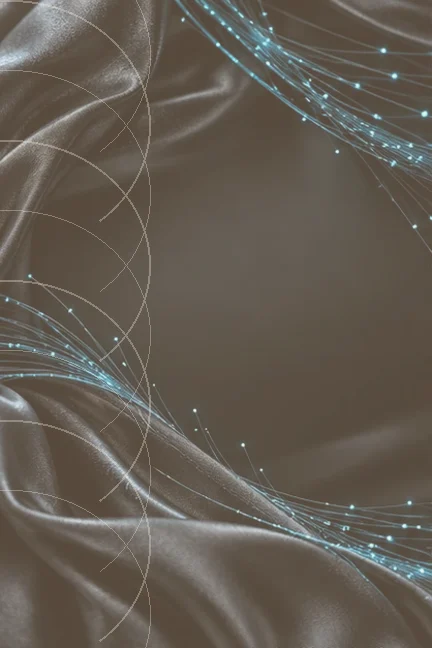
#> input picture media/aura/fashion-curated/common-03-ivory.webp, 432 x 648 px
$ python -i aura_geometry_fluid.py   (imports and definitions only)
#> lines starting #> are read from the running program, lines starting #| are printed output that depends on the picture; after the words box and inside, x2 and y2 are one past the last pixel; in counts of white or black regions, pixels touching at a corner belong together
#!/usr/bin/env python3
"""
Fashion AI — Aura Geometry: isola a geometria de destaque e gera a animação fluida.

Para cada arte em /public/aura/geometry/<colecao>/<id>/:
  original.png   captura original (criada na primeira execução a partir de imagem.png)
  imagem.png     geometria isolada, fundo transparente (usada como thumbnail/still)
  animacao_10s.gif  loop de 10 s em que a geometria se move sobre a superfície como um fluido

Limpeza (etapa 1 — ver clean()):
  • remove a moldura cinza da captura e o papel do pôster (cor de fundo, inclusive dentro dos anéis);
  • remove títulos, legendas, logotipos e assinaturas (componentes pequenos/escuros nas faixas superior e inferior);
  • remove sobreposições de rede social: contador "N/10", ícone de mudo, ícone de compartilhar,
    balão de corações e foto de perfil (heurísticas de forma/cor + aura_geometry_overrides.json).

Animação (etapa 2 — ver fluid_frames()):
  • domain warp com ruído periódico em (x, y, t): o campo de deslocamento evolui e viaja pela
    superfície, o que faz as formas escorrerem como líquido; loop perfeito de 10 s;
  • respiração de escala e leve rotação, como a câmera do vídeo de referência.

Uso:
    pip install pillow numpy scipy
    python3 scripts/assets/aura_geometry_fluid.py                 # tudo
    python3 scripts/assets/aura_geometry_fluid.py --only grafica/a016 gradientes/a001_coins
    python3 scripts/assets/aura_geometry_fluid.py --stills-only   # só imagem.png (revisão rápida)
    python3 scripts/assets/aura_geometry_fluid.py --sheet out.png # folha de contato das geometrias limpas
"""
from __future__ import annotations

import argparse
import hashlib
import json
import os
import sys
from pathlib import Path

import numpy as np
from PIL import Image
from scipy import ndimage as ndi

ROOT = Path(__file__).resolve().parents[2]
GEOMETRY = ROOT / "public" / "aura" / "geometry"
OVERRIDES = Path(__file__).with_name("aura_geometry_overrides.json")

FPS = 10            # quadros por segundo do GIF (delay 100 ms, como os arquivos originais)
SECONDS = 10        # duração do loop
FRAMES = FPS * SECONDS

# ----------------------------------------------------------------------------------------------
# utilidades
# ----------------------------------------------------------------------------------------------

def dist(a: np.ndarray, c) -> np.ndarray:
    """Distância euclidiana RGB (0..441) de cada pixel à cor c."""
    return np.sqrt(((a - np.asarray(c, dtype=np.float32)) ** 2).sum(-1))


def components(mask: np.ndarray):
    lab, n = ndi.label(mask)
    if n == 0:
        return lab, []
    objs = ndi.find_objects(lab)
    out = []
    for i, sl in enumerate(objs, start=1):
        if sl is None:
            continue
        m = lab[sl] == i
        out.append({"id": i, "slice": sl, "area": int(m.sum()), "y0": sl[0].start, "y1": sl[0].stop, "x0": sl[1].start, "x1": sl[1].stop})
    return lab, out


def stats(a: np.ndarray, lab: np.ndarray, c: dict):
    sl = c["slice"]
    m = lab[sl] == c["id"]
    px = a[sl][m]
    mean = px.mean(0)
    lum = (0.299 * px[:, 0] + 0.587 * px[:, 1] + 0.114 * px[:, 2])
    sat = px.max(1) - px.min(1)
    white = float((px.min(1) > 205).mean())
    std = float(px.std(0).mean())
    h, w = m.shape
    return {
        "mean": mean, "lum": float(lum.mean()), "sat": float(sat.mean()), "white": white, "std": std,
        "fill": c["area"] / float(h * w), "aspect": w / float(h), "w": w, "h": h,
    }


# ----------------------------------------------------------------------------------------------
# etapa 1 — isolar a geometria
# ----------------------------------------------------------------------------------------------

def strip_frame(a: np.ndarray) -> np.ndarray:
    """Remove a moldura cinza de 1–3 px da captura, replicando a linha interna mais próxima."""
    a = a.copy()
    H, W = a.shape[:2]
    for _ in range(3):
        for side in ("t", "b", "l", "r"):
            for k in range(3):
                if side == "t": e, i = a[k], a[k + 3]
                elif side == "b": e, i = a[H - 1 - k], a[H - 4 - k]
                elif side == "l": e, i = a[:, k], a[:, k + 3]
                else: e, i = a[:, W - 1 - k], a[:, W - 4 - k]
                if np.median(np.sqrt(((e - i) ** 2).sum(-1))) > 18:
                    if side == "t": a[: k + 1] = a[k + 1]
                    elif side == "b": a[H - 1 - k:] = a[H - 2 - k]
                    elif side == "l": a[:, : k + 1] = a[:, k + 1: k + 2]
                    else: a[:, W - 1 - k:] = a[:, W - 2 - k: W - 1 - k]
    return a


def overlay_boxes(a: np.ndarray, opt: dict) -> list[tuple[int, int, int, int]]:
    """Caixas (x0, y0, x1, y1) das sobreposições da rede social: compartilhar, foto de perfil, corações, N/10, mudo."""
    H, W = a.shape[:2]
    area = float(H * W)
    r, g, b = a[..., 0], a[..., 1], a[..., 2]
    boxes = []
    # ícone de compartilhar (círculo violeta) + foto de perfil logo acima/à esquerda
    share = (b > 200) & (r > 80) & (r < 175) & (g < 115) & (b - r > 70) & (r - g > 25)
    lab, comps = components(share)
    shares = []
    for c in comps:
        h, w = c["y1"] - c["y0"], c["x1"] - c["x0"]
        if c["area"] >= max(12, 0.0006 * area) and 0.6 <= w / max(h, 1) <= 1.6 and w < 0.3 * W:
            filled = ndi.binary_fill_holes(lab[c["slice"]] == c["id"])
            if filled.sum() / float(h * w) > 0.55:
                shares.append(c)
    for c in shares:
        d = max(c["x1"] - c["x0"], c["y1"] - c["y0"])
        cx, cy = (c["x0"] + c["x1"]) / 2, (c["y0"] + c["y1"]) / 2
        boxes.append((c["x0"] - 0.2 * d, c["y0"] - 0.2 * d, c["x1"] + 0.2 * d, c["y1"] + 0.2 * d))
        # a foto de perfil (≈ 1,6× o ícone) fica acima e à esquerda do ícone
        boxes.append((cx - 1.55 * d, cy - 1.8 * d, cx + 0.9 * d, cy + 0.4 * d))
    # corações vermelhos em par (dentro do balão claro)
    red = (r > 200) & (g < 95) & (b < 105)
    lab, comps = components(red)
    hearts = []
    light = (a.min(-1) > 195) & (a.max(-1) - a.min(-1) < 45)

    # [7 lines left out: function bubble, not called in this run]

    for c in comps:
        h, w = c["y1"] - c["y0"], c["x1"] - c["x0"]
        if c["area"] >= 10 and w < 0.25 * W and c["area"] / float(h * w) > 0.45:
            asp = w / max(h, 1)
            if 1.7 <= asp <= 2.8 and bubble(c["x0"], c["y0"], c["x1"], c["y1"], 0.35 * h):
                hw = w / 2.0
                boxes.append((c["x0"] - 0.75 * hw, c["y0"] - 0.6 * hw, c["x1"] + 0.75 * hw, c["y1"] + 0.6 * hw))
            elif 0.7 <= asp <= 1.5:
                hearts.append(c)
    used = set()
    for i, c in enumerate(hearts):
        for c2 in hearts[i + 1:]:
            hw = c["x1"] - c["x0"]
            if abs(c["y0"] - c2["y0"]) < 0.35 * (c["y1"] - c["y0"]) and abs(c["x0"] - c2["x0"]) < 2.0 * hw and abs(hw - (c2["x1"] - c2["x0"])) < 0.35 * hw:
                x0, x1 = min(c["x0"], c2["x0"]), max(c["x1"], c2["x1"])
                y0, y1 = min(c["y0"], c2["y0"]), max(c["y1"], c2["y1"])
                if bubble(x0, y0, x1, y1, 0.35 * hw):
                    used |= {c["id"], c2["id"]}
                    boxes.append((x0 - 0.75 * hw, y0 - 0.6 * hw, x1 + 0.75 * hw, y1 + 0.6 * hw))
    # coração único grande num balão (sem par): só quando há ícone de compartilhar na imagem
    if shares:
        for c in hearts:
            if c["id"] not in used and bubble(c["x0"], c["y0"], c["x1"], c["y1"], 0.5 * (c["x1"] - c["x0"])):
                hw = c["x1"] - c["x0"]
                boxes.append((c["x0"] - 0.8 * hw, c["y0"] - 0.7 * hw, c["x1"] + 0.8 * hw, c["y1"] + 0.7 * hw))
    # pílula "N/10" e círculo de mudo/som: cinza semitransparente com glifo branco, perto dos cantos
    sat = a.max(-1) - a.min(-1)
    lum = 0.299 * r + 0.587 * g + 0.114 * b
    grey = (sat < 55) & (lum > 40) & (lum < 165)
    grey = ndi.binary_opening(grey, iterations=1)
    lab, comps = components(grey)
    for c in comps:
        h, w = c["y1"] - c["y0"], c["x1"] - c["x0"]
        frac = c["area"] / area
        if not (0.002 <= frac <= 0.12 and 0.7 <= w / max(h, 1) <= 2.8 and w <= 0.65 * W and h <= 0.3 * H):
            continue
        cy = (c["y0"] + c["y1"]) / 2 / H
        if 0.3 < cy < 0.7:
            continue
        m = lab[c["slice"]] == c["id"]
        filled = ndi.binary_fill_holes(m)
        holes = filled & ~m
        if filled.sum() / float(h * w) < 0.62 or holes.sum() < 0.04 * filled.sum():
            continue
        hole_px = a[c["slice"]][holes]
        if (hole_px.min(-1) > 170).mean() < 0.4:
            continue
        g_px = a[c["slice"]][m]
        if g_px.std(0).mean() > 30:
            continue
        pad = 0.12 * max(h, w)
        boxes.append((c["x0"] - pad, c["y0"] - pad, c["x1"] + pad, c["y1"] + pad))
    # glifo branco dentro de um selo escuro: dígitos do contador "N/10", alto-falante do mudo/som
    white = (a.min(-1) > 215) & (sat < 40)
    labw, wcomps = components(white)
    dark = (lum < 150) & (sat < 75)
    for c in wcomps:
        h, w = c["y1"] - c["y0"], c["x1"] - c["x0"]
        if not (0.018 * H <= h <= 0.09 * H and w <= 0.35 * W and c["area"] >= 6):
            continue
        pad = max(2, int(0.35 * h))
        Y0, Y1, X0, X1 = max(0, c["y0"] - pad), min(H, c["y1"] + pad), max(0, c["x0"] - pad), min(W, c["x1"] + pad)
        ring = np.ones((Y1 - Y0, X1 - X0), bool)
        ring[c["y0"] - Y0:c["y1"] - Y0, c["x0"] - X0:c["x1"] - X0] = False
        if ring.sum() == 0:
            continue
        rl, rs = lum[Y0:Y1, X0:X1][ring], sat[Y0:Y1, X0:X1][ring]
        if rl.mean() > 125 or rs.mean() > 60 or (rl < 150).mean() < 0.7:
            continue
        # região escura conectada ao redor do glifo, limitada a uma janela de 3,6 h
        win = int(1.8 * h) + pad
        WY0, WY1, WX0, WX1 = max(0, c["y0"] - win), min(H, c["y1"] + win), max(0, c["x0"] - win), min(W, c["x1"] + win)
        sub = dark[WY0:WY1, WX0:WX1] | ndi.binary_dilation(labw[WY0:WY1, WX0:WX1] == c["id"], iterations=2)
        labd, _ = ndi.label(sub)
        seed = labd[c["y0"] - WY0 + h // 2, c["x0"] - WX0 + w // 2]
        if seed == 0:
            continue
        reg = labd == seed
        ys, xs = np.where(reg)
        by0, by1, bx0, bx1 = ys.min(), ys.max() + 1, xs.min(), xs.max() + 1
        # o selo é fechado: não pode encostar na janela (a não ser que a janela seja a borda da imagem)
        touches = (by0 == 0 and WY0 > 0) + (by1 == WY1 - WY0 and WY1 < H) + (bx0 == 0 and WX0 > 0) + (bx1 == WX1 - WX0 and WX1 < W)
        if touches > 0 or reg.sum() / float((by1 - by0) * (bx1 - bx0)) < 0.55:
            continue
        if (by1 - by0) < 1.3 * h or (bx1 - bx0) > 6 * h:
            continue
        m = 0.1 * max(by1 - by0, bx1 - bx0)
        boxes.append((WX0 + bx0 - m, WY0 + by0 - m, WX0 + bx1 + m, WY0 + by1 + m))
    boxes += [tuple(bx) for bx in opt.get("inpaint", [])]
    out = []
    for x0, y0, x1, y1 in boxes:
        out.append((max(0, int(x0)), max(0, int(y0)), min(W, int(np.ceil(x1))), min(H, int(np.ceil(y1)))))
    return out


def inpaint(a: np.ndarray, boxes, papers, T: float) -> np.ndarray:
    """Apaga as caixas: se a moldura ao redor é papel, vira papel (depois transparente); senão, inpaint."""
    import cv2
    if not boxes:
        return a
    H, W = a.shape[:2]
    a = a.copy()
    mask = np.zeros((H, W), np.uint8)
    for x0, y0, x1, y1 in boxes:
        X0, Y0, X1, Y1 = max(0, x0 - 3), max(0, y0 - 3), min(W, x1 + 3), min(H, y1 + 3)
        ring = np.ones((Y1 - Y0, X1 - X0), bool)
        ring[y0 - Y0:y1 - Y0, x0 - X0:x1 - X0] = False
        px = a[Y0:Y1, X0:X1][ring]
        best = None
        for c in papers:
            f = float((dist(px, c) < T).mean()) if len(px) else 0.0
            if f >= 0.5 and (best is None or f > best[0]):
                best = (f, c)
        if best is not None:
            a[y0:y1, x0:x1] = best[1]
        else:
            mask[y0:y1, x0:x1] = 255
    if mask.any():
        rad = max(3, int(0.02 * np.sqrt(H * W)))
        a = cv2.inpaint(np.clip(a, 0, 255).astype(np.uint8), mask, rad, cv2.INPAINT_TELEA).astype(np.float32)
    return a


def paper_colors(a: np.ndarray, T: float, opt: dict) -> list[np.ndarray]:
    """Cores de papel: a cor dominante de cada lado da borda que também domina os outros lados
    (ou uma cor clara que ocupa um lado inteiro, como a faixa de legenda de um pôster full-bleed)."""
    H, W = a.shape[:2]
    k = max(3, int(0.03 * min(H, W)))
    sides = [a[1:k].reshape(-1, 3), a[H - k:H - 1].reshape(-1, 3), a[:, 1:k].reshape(-1, 3), a[:, W - k:W - 1].reshape(-1, 3)]
    lum_all = 0.299 * a[..., 0] + 0.587 * a[..., 1] + 0.114 * a[..., 2]
    found: list[np.ndarray] = []
    for band in sides:
        q = (band // 12).astype(int)
        key = q[:, 0] * 10000 + q[:, 1] * 100 + q[:, 2]
        keys, counts = np.unique(key, return_counts=True)
        c = band[key == keys[counts.argmax()]].mean(0)
        if any(dist(c[None, None], f)[0, 0] < T for f in found):
            continue
        cov = [float((dist(b, c) < T).mean()) for b in sides]
        best = max(cov)
        others = sorted(cov)[:3]
        light = 0.299 * c[0] + 0.587 * c[1] + 0.114 * c[2] > 200
        global_frac = float((dist(a, c) < T).mean())
        ok = (best >= 0.6 and np.mean(others) >= float(opt.get("min_cover", 0.2))) or (best >= 0.9 and light and global_frac >= 0.04)
        if ok:
            found.append(c)
    return found


def clean(img: Image.Image, opt: dict | None = None) -> Image.Image:
    """Recebe a captura (RGB) e devolve RGBA só com a geometria de destaque."""
    opt = opt or {}
    a = strip_frame(np.asarray(img.convert("RGB")).astype(np.float32))
    H, W = a.shape[:2]
    area = float(H * W)
    T = float(opt.get("tolerance", 30))

    # --- 1. papel do pôster ---------------------------------------------------------------------
    bg = np.zeros((H, W), bool)
    soft = np.zeros((H, W), np.float32)
    papers = []
    if "paper" in opt:
        papers.append(np.array([int(opt["paper"].lstrip("#")[i:i + 2], 16) for i in (0, 2, 4)], np.float32))
    elif not opt.get("keep_bg"):
        papers = paper_colors(a, T, opt)
    for hx in opt.get("extra_papers", []):
        papers.append(np.array([int(hx.lstrip("#")[i:i + 2], 16) for i in (0, 2, 4)], np.float32))

    # --- 2. sobreposições da rede social (corações, foto, compartilhar, N/10, mudo) --------------
    a = inpaint(a, overlay_boxes(a, opt), papers, T)
    for c in papers:
        d = dist(a, c)
        near = d < T
        lab, comps = components(near)
        edge_ids = set(np.unique(np.concatenate([lab[0], lab[-1], lab[:, 0], lab[:, -1]])).tolist()) - {0}
        keep_ids = [cc["id"] for cc in comps if cc["id"] in edge_ids or cc["area"] >= float(opt.get("hole_frac", 0.002)) * area]
        m = np.isin(lab, keep_ids)
        bg |= m
        soft = np.maximum(soft, np.where(ndi.binary_dilation(m, iterations=2), np.clip(1 - d / (T * 1.6), 0, 1), 0))

    fg = ~bg
    fg = ndi.binary_opening(fg, iterations=1) | (fg & ndi.binary_dilation(ndi.binary_opening(fg, iterations=1), iterations=2))

    # --- 3. textos, legendas e logotipos --------------------------------------------------------
    lab, comps = components(fg)
    drop = np.zeros(len(comps) + 2, bool)
    top, bottom = float(opt.get("top_band", 0.14)), float(opt.get("bottom_band", 0.16))
    side = float(opt.get("side_band", 0.1))
    min_frac = float(opt.get("min_frac", 0.0012))
    for c in comps:
        frac = c["area"] / area
        h, w = c["y1"] - c["y0"], c["x1"] - c["x0"]
        if frac < min_frac:
            drop[c["id"]] = True
            continue
        in_band = c["y1"] <= top * H or c["y0"] >= (1 - bottom) * H
        if in_band and h < 0.12 * H and frac < 0.04:
            s = stats(a, lab, c)
            barlike = w > 8 * h and s["sat"] >= 60 and s["fill"] > 0.8
            if not barlike:
                drop[c["id"]] = True
                continue
        in_side = c["x1"] <= side * W or c["x0"] >= (1 - side) * W
        if in_side and w < 0.06 * W and frac < 0.01:
            drop[c["id"]] = True
            continue
    keep = (lab > 0) & ~drop[lab]
    # remoções manuais (retângulos que viram transparência)
    for x0, y0, x1, y1 in opt.get("erase", []):
        keep[int(y0):int(y1), int(x0):int(x1)] = False

    alpha = np.where(keep, 1.0, 0.0)
    edge = keep & ndi.binary_dilation(~keep, iterations=1)
    alpha = np.where(edge, np.clip(1 - soft, 0.35, 1), alpha)
    alpha = (alpha * 255).round().astype(np.uint8)
    rgba = np.dstack([np.clip(a, 0, 255).astype(np.uint8), alpha])
    return Image.fromarray(rgba, "RGBA")


# ----------------------------------------------------------------------------------------------
# etapa 2 — animação fluida
# ----------------------------------------------------------------------------------------------

# [137 lines left out: functions periodic_noise, fluid_frames, write_gif, assets, process, contact_sheet and 1 more, not called in this run]


# [2 lines not run here, left out]

>>> from PIL import Image
>>> picture = Image.open('../../media/aura/fashion-curated/common-03-ivory.webp')
#> picture is the input picture: PIL image 432x648 RGB; mean R, G, B 99.1, 91.6, 82
>>> result = clean(picture)
#> the loop in paper_colors, `for band in sides:` made 4 passes
#> c on passes 2 to 4: [89.19, 77.03, 64.43], [89.72, 78.12, 66.26], [88.94, 78.26, 66.49]
#> after the loop in paper_colors, `for band in sides:`: found = [[88.96, 77.01, 65.27]]
#> in overlay_boxes, `r, g, b = a[..., 0], a[..., 1], a[..., 2]`:
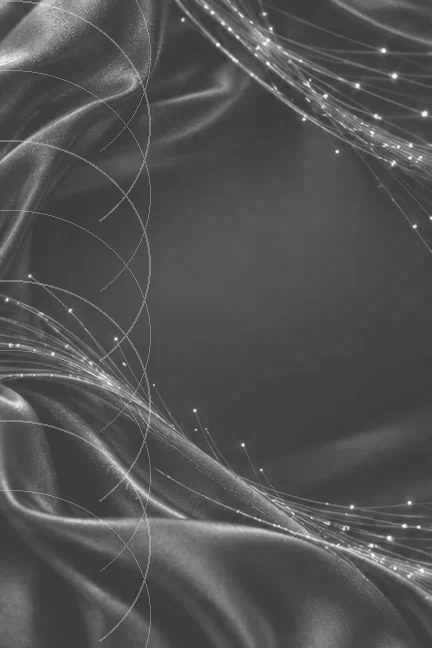
#> b: shape (648, 432) float32; min 51, max 255, mean 82
#> in components, `lab, n = ndi.label(mask)`: n = 0
#> in overlay_boxes, `lab, comps = components(share)`: comps = []
#> in overlay_boxes, `light = (a.min(-1) > 195) & (a.max(-1) - a.min(-1) < 45)`:
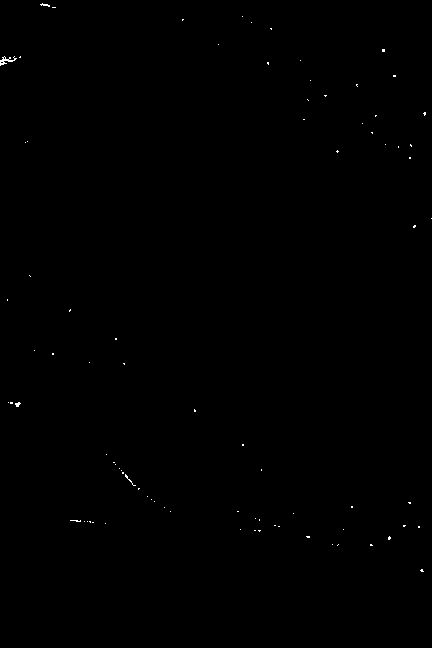
#> light: shape (648, 432) bool; 0.13% white in thin lines or dots, all inside (x1, y1, x2, y2) = (0, 3, 432, 572)
#> after the loop in overlay_boxes, `for i, c in enumerate(hearts):`: used = 0 items
#> in components (call 3), `lab, n = ndi.label(mask)`:
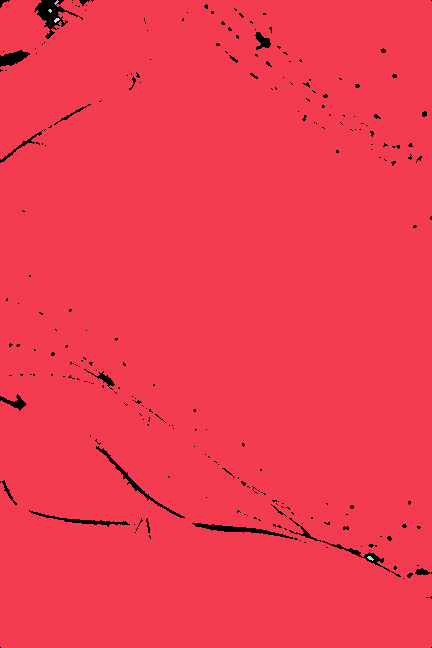
#> lab: shape (648, 432) int32; 6 distinct labels, from 0 to 5; one colour per label, 0 black
#> in components (call 3), `lab, n = ndi.label(mask)`: n = 5
#> in components (call 3), `objs = ndi.find_objects(lab)`: objs = 5 items
#> the loop in components (call 3), `for i, sl in enumerate(objs, start=1):` made 5 passes
#> the loop in overlay_boxes, `for c in comps:` made 5 passes
#> (h, w, frac) on passes 1 to 5: (648, 432, 0.983), (5, 5, 3.93e-05), (4, 4, 3.57e-05), (5, 6, 6.07e-05), (5, 7, 6.79e-05)
#> in overlay_boxes, `labw, wcomps = components(white)`: wcomps = 21 items
#> the loop in overlay_boxes, `for c in wcomps:` made 21 passes
#> (h, w) on passes 1 to 8: (2, 1), (1, 1), (1, 2), (1, 1), (1, 1), (1, 1), (2, 2), (1, 2)
#> after the loop in overlay_boxes, `for x0, y0, x1, y1 in boxes:`: out = []
#> the loop in clean, `for c in papers:` made 1 pass
#> (c, n in components) on pass 1: ([88.96, 77.01, 65.27], 559)
#> pass 1, in components (call 5), `lab, n = ndi.label(mask)`:
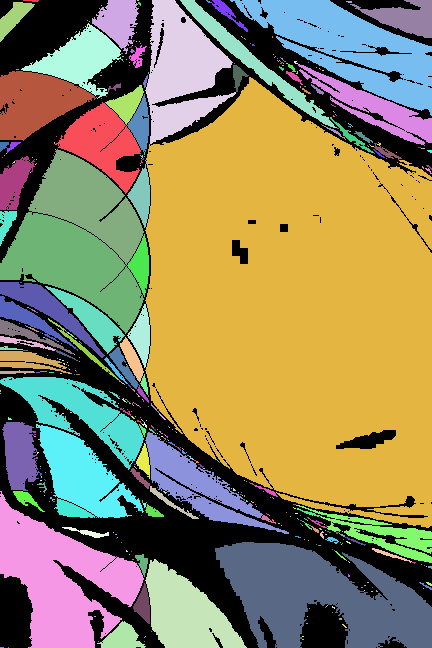
#> lab: shape (648, 432) int32; 560 distinct labels, from 0 to 559; one colour per label, 0 black
#> after the loop in clean, `for c in papers:`:
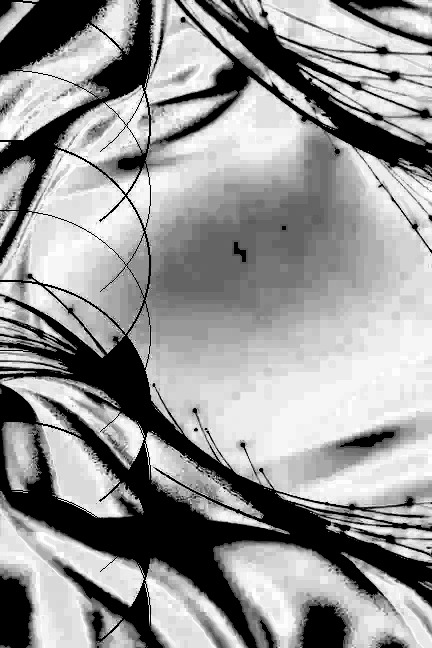
#> soft: shape (648, 432) float32; min 0, max 0.994, mean 0.587
#> in components (call 6), `lab, n = ndi.label(mask)`:
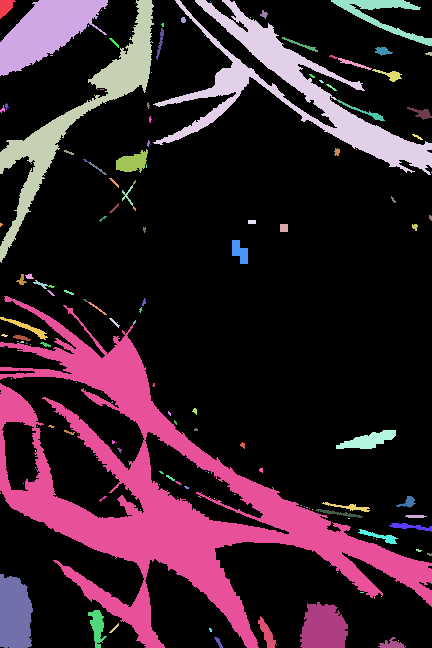
#> lab: shape (648, 432) int32; 176 distinct labels, from 0 to 175; one colour per label, 0 black
#> in components (call 6), `lab, n = ndi.label(mask)`: n = 175
#> in components (call 6), `objs = ndi.find_objects(lab)`: objs = 175 items
#> the loop in components (call 6), `for i, sl in enumerate(objs, start=1):` made 175 passes
#> m on passes 6 to 8: [True], [True], [True]
#> the loop in clean, `for c in comps:` made 175 passes
#> (frac, in_band, mean in stats, white in stats, std in stats, barlike) on passes 2, 5: (0.0156, True, [142.5, 142.4, 141.5], 0.00549, 26.17, False), (0.00422, True, [118.6, 111.6, 105.1], 0, 12.58, False)
#> in clean, `rgba = np.dstack([np.clip(a, 0, 255).astype(np.uint8), alpha])`:
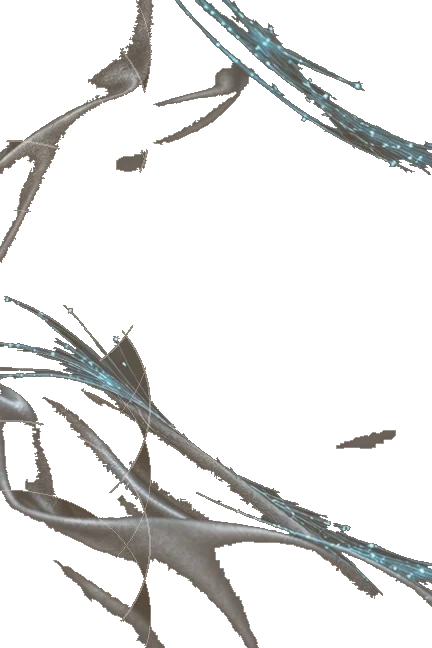
#> rgba: shape (648, 432, 4); mean R, G, B, A 99.1, 91.6, 82, 47; transparent parts drawn white
